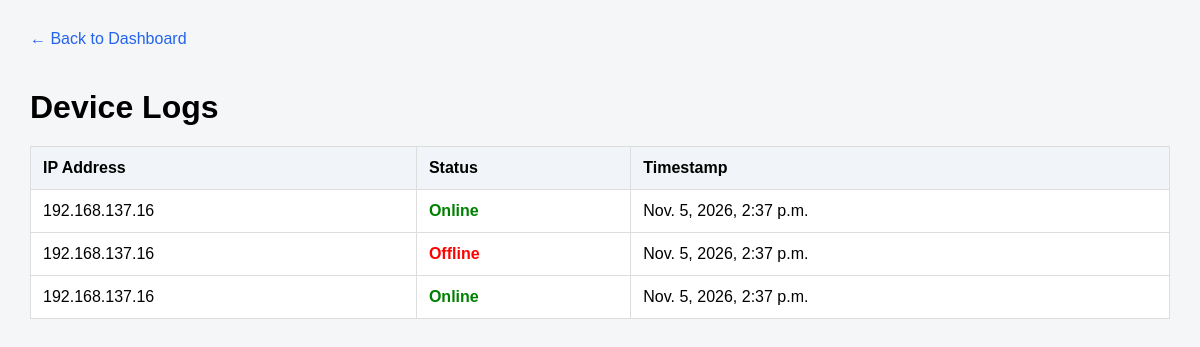
Before: /logs/ with the older database file.
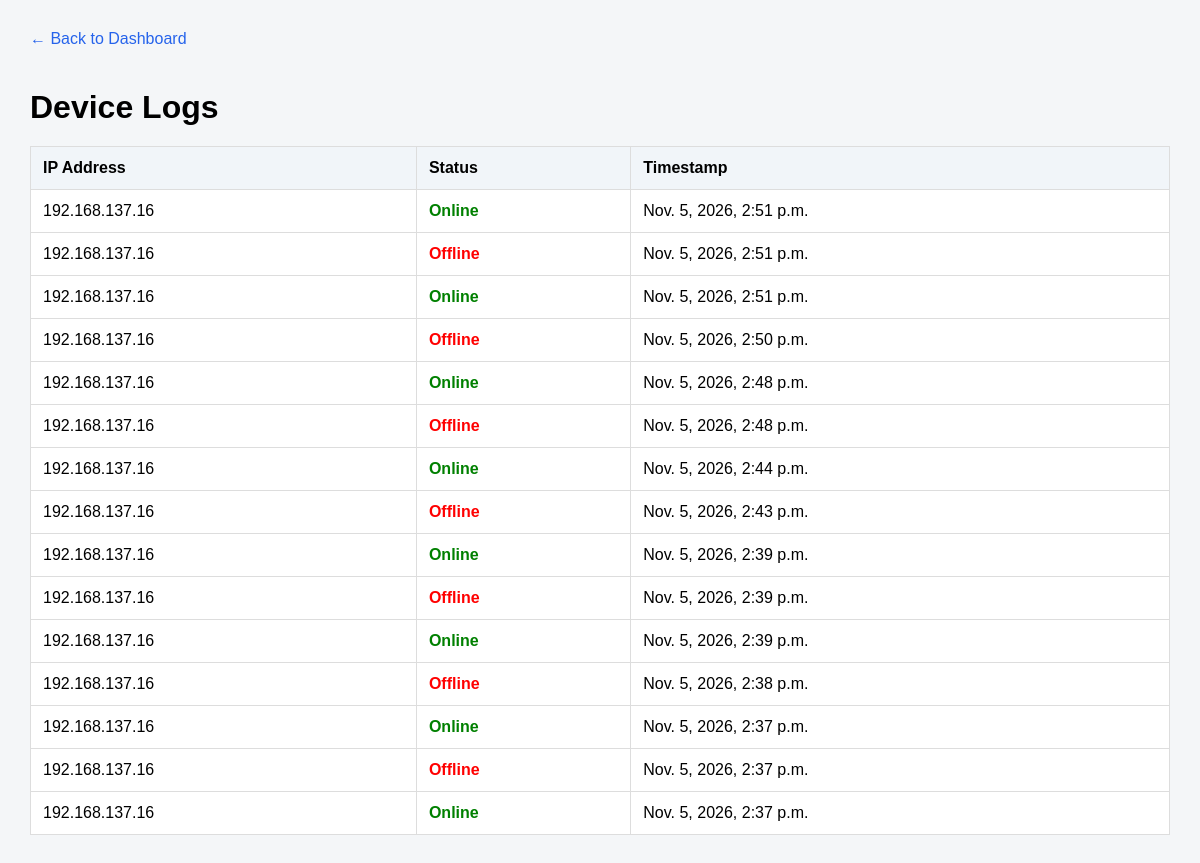
After: the same page with the newer database file.
### dashboard/models.py (models this page shows, shortened)
class DeviceLog(models.Model):
    device = models.ForeignKey(
        Device,
        on_delete=models.CASCADE,
        related_name="logs"
    )
    status = models.CharField(
        max_length=20
    )
    timestamp = models.DateTimeField(
        auto_now_add=True
    )
    message = models.TextField(
        blank=True,
        null=True
    )
    class Meta:
        ordering = [
            "-timestamp"
        ]

class Device(models.Model):
    ip_address = models.GenericIPAddressField(
        unique=True
    )
    hostname = models.CharField(
        max_length=255,
        blank=True,
        null=True
    )
    mac_address = models.CharField(
        max_length=50,
        blank=True,
        null=True
    )
    status = models.CharField(
        max_length=20,
        default="Offline"
    )
    online_since = models.DateTimeField(
        blank=True,
        null=True
    )
    last_uptime_seconds = models.PositiveIntegerField(
        default=0
    )
    last_seen = models.DateTimeField(
        blank=True,
        null=True
    )
    created_at = models.DateTimeField(
        auto_now_add=True
    )
    class Meta:
        ordering = [
            "ip_address"
        ]

### dashboard/views.py (the view)
def device_logs(request):
    logs = DeviceLog.objects.select_related(
        "device"
    ).order_by(
        "-timestamp"
    )
    return render(
        request,
        "dashboard/device_logs.html",
        {
            "logs": logs
        }
    )

### dashboard/templates/dashboard/device_logs.html (shortened to what this page needs)
<!DOCTYPE html>
<html lang="en">
<head>
</head>
<body>
<div class="container">
    <a
        href="{% url 'dashboard' %}"
        class="back"
    >
        ← Back to Dashboard
    </a>
    <h1>
        Device Logs
    </h1>
    <table>
        <thead>
            <tr>
                <th>
                    IP Address
                </th>
                <th>
                    Status
                </th>
                <th>
                    Timestamp
                </th>
            </tr>
        </thead>
        <tbody>
            {% for log in logs %}
                <tr>
                    <td>
                        {{ log.device.ip_address }}
                    </td>
                    <td>
                        {% if log.status == "Online" %}
                            <span class="online">
                                Online
                            </span>
                        {% else %}
                            <span class="offline">
                                Offline
                            </span>
                        {% endif %}
                    </td>
                    <td>
                        {{ log.timestamp }}
                    </td>
                </tr>
            {% empty %}
                <tr>
                    <td colspan="3">
                        No logs available.
                    </td>
                </tr>
            {% endfor %}
        </tbody>
    </table>
</div>
</body>
</html>

### dashboard/templates/dashboard/device_logs.html (style rules this page uses)
body { font-family: Arial, sans-serif; background: #f4f6f8; margin: 0; padding: 30px; }
.container { max-width: 1200px; margin: auto; }
h1 { margin-bottom: 20px; }
table { width: 100%; border-collapse: collapse; background: white; }
th, td { padding: 12px; border: 1px solid #ddd; text-align: left; }
th { background: #f1f5f9; }
.online { color: green; font-weight: bold; }
.offline { color: red; font-weight: bold; }
.back { display: inline-block; margin-bottom: 20px; text-decoration: none; color: #2563eb; }

Changed rows visible on the page:
added DeviceLog: device.ip_address "192.168.137.16", status "Online", timestamp "Nov. 5, 2026, 2:51 p.m."
added DeviceLog: device.ip_address "192.168.137.16", status "Offline", timestamp "Nov. 5, 2026, 2:51 p.m."
added DeviceLog: device.ip_address "192.168.137.16", status "Online", timestamp "Nov. 5, 2026, 2:51 p.m."
added DeviceLog: device.ip_address "192.168.137.16", status "Offline", timestamp "Nov. 5, 2026, 2:50 p.m."
added DeviceLog: device.ip_address "192.168.137.16", status "Online", timestamp "Nov. 5, 2026, 2:48 p.m."
added DeviceLog: device.ip_address "192.168.137.16", status "Offline", timestamp "Nov. 5, 2026, 2:48 p.m."
added DeviceLog: device.ip_address "192.168.137.16", status "Online", timestamp "Nov. 5, 2026, 2:44 p.m."
added DeviceLog: device.ip_address "192.168.137.16", status "Offline", timestamp "Nov. 5, 2026, 2:43 p.m."
added DeviceLog: device.ip_address "192.168.137.16", status "Online", timestamp "Nov. 5, 2026, 2:39 p.m."
added DeviceLog: device.ip_address "192.168.137.16", status "Offline", timestamp "Nov. 5, 2026, 2:39 p.m."
added DeviceLog: device.ip_address "192.168.137.16", status "Online", timestamp "Nov. 5, 2026, 2:39 p.m."
added DeviceLog: device.ip_address "192.168.137.16", status "Offline", timestamp "Nov. 5, 2026, 2:38 p.m."
